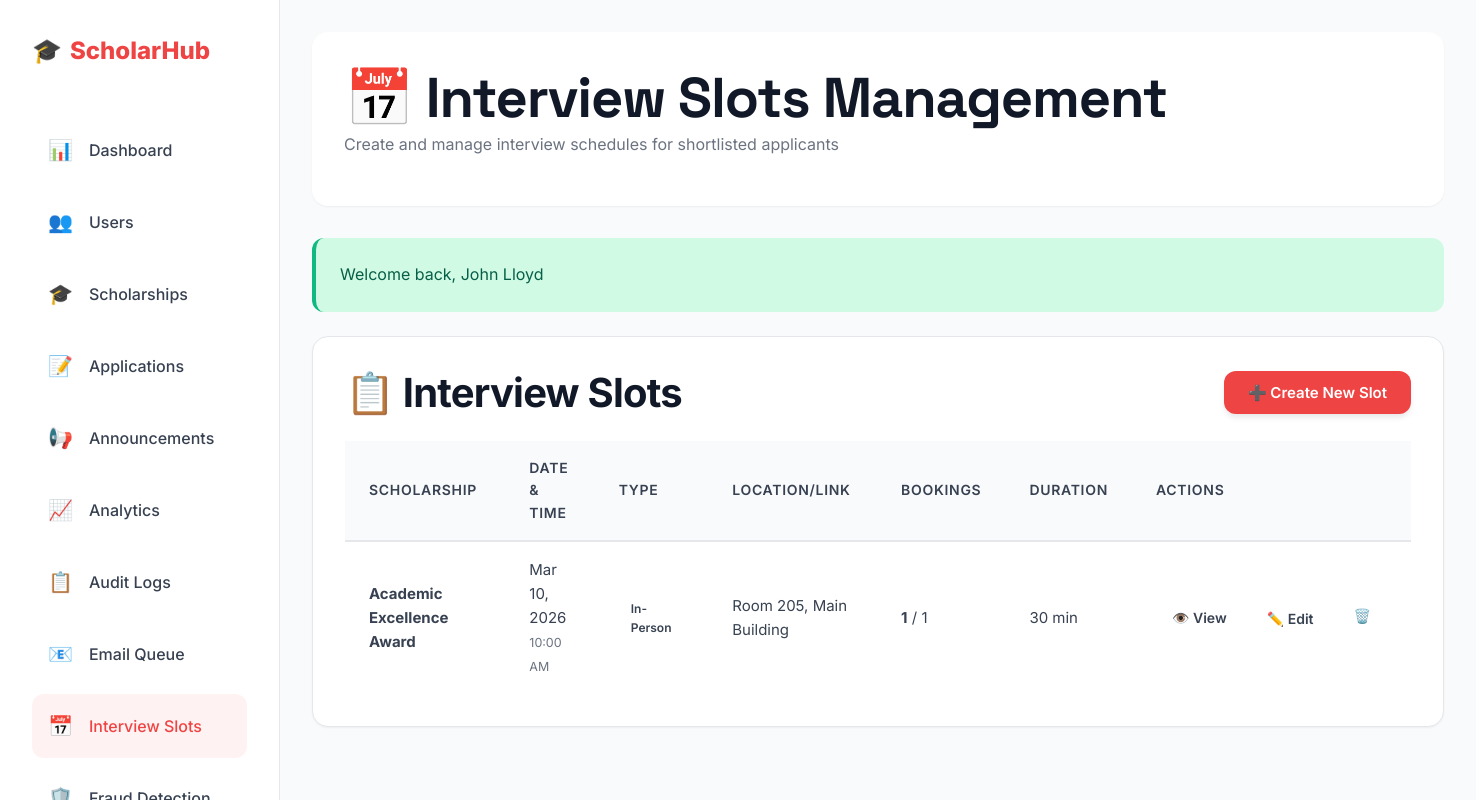
/admin/interview_slots.php (signed in), run on the app's committed database.
### tables this page shows
CREATE TABLE `interview_slots` (
  `id` int(11) NOT NULL,
  `scholarship_id` int(11) DEFAULT NULL,
  `interview_date` date NOT NULL,
  `interview_time` time NOT NULL,
  `duration_minutes` int(11) DEFAULT 30,
  `location` varchar(255) DEFAULT NULL,
  `interview_type` enum('in-person','online','phone') DEFAULT 'online',
  `meeting_link` varchar(500) DEFAULT NULL,
  `max_applicants` int(11) DEFAULT 1,
  `created_by` int(11) DEFAULT NULL,
  `created_at` timestamp NOT NULL DEFAULT current_timestamp(),
  `updated_at` timestamp NOT NULL DEFAULT current_timestamp() ON UPDATE current_timestamp()
);

CREATE TABLE `scholarships` (
  `id` int(11) NOT NULL,
  `title` varchar(255) NOT NULL,
  `description` text NOT NULL,
  `organization` varchar(150) NOT NULL,
  `eligibility_requirements` text DEFAULT NULL,
  `renewal_requirements` text DEFAULT NULL,
  `amount` decimal(12,2) NOT NULL CHECK (`amount` > 0),
  `deadline` date NOT NULL,
  `status` enum('open','closed','cancelled') DEFAULT 'open',
  `created_by` int(11) NOT NULL,
  `created_at` datetime DEFAULT current_timestamp(),
  `updated_at` datetime DEFAULT current_timestamp() ON UPDATE current_timestamp()
);

### admin/interview_slots.php (the view, shortened to what this page needs)
<?php
$pdo = getPDO();
$stmt = $pdo->query('
    SELECT
        s.*,
        sch.title as scholarship_title,
        COUNT(b.id) as bookings_count,
        u.first_name as created_by_name
    FROM interview_slots s
    LEFT JOIN scholarships sch ON s.scholarship_id = sch.id
    LEFT JOIN interview_bookings b ON s.id = b.slot_id AND b.status != "cancelled"
    LEFT JOIN users u ON s.created_by = u.id
    GROUP BY s.id
    ORDER BY s.interview_date DESC, s.interview_time DESC
');
$slots = $stmt->fetchAll(PDO::FETCH_ASSOC);
require_once __DIR__ . '/../includes/modern-header.php';
require_once __DIR__ . '/../includes/modern-sidebar.php';
?>
<div class="page-header">
  <h1>📅 Interview Slots Management</h1>
  <p class="text-muted">Create and manage interview schedules for shortlisted applicants</p>
</div>
<?php if (!empty($_SESSION['success'])): ?>
  <div class="alert alert-success"><?= htmlspecialchars($_SESSION['success']); unset($_SESSION['success']); ?></div>
<?php endif; ?>
<div class="content-card">
  <div style="display: flex; justify-content: space-between; align-items: center; margin-bottom: var(--space-lg);">
    <h2>📋 Interview Slots</h2>
    <button onclick="document.getElementById('createModal').style.display='block'" class="btn btn-primary">
      ➕ Create New Slot
    </button>
  </div>
  <?php if (!empty($slots)): ?>
    <table class="modern-table">
      <thead>
        <tr>
          <th>Scholarship</th>
          <th>Date & Time</th>
          <th>Type</th>
          <th>Location/Link</th>
          <th>Bookings</th>
          <th>Duration</th>
          <th>Actions</th>
        </tr>
      </thead>
      <tbody>
        <?php foreach($slots as $slot): ?>
          <tr>
            <td><strong><?= htmlspecialchars($slot['scholarship_title'] ?? 'N/A') ?></strong></td>
            <td>
              <?= date('M d, Y', strtotime($slot['interview_date'])) ?><br>
              <small class="text-muted"><?= date('g:i A', strtotime($slot['interview_time'])) ?></small>
            </td>
            <td>
              <span class="status-badge status-<?= $slot['interview_type'] ?>">
                <?= ucfirst($slot['interview_type']) ?>
              </span>
            </td>
            <td>
              <?php if ($slot['interview_type'] === 'online' && $slot['meeting_link']): ?>
                <a href="<?= htmlspecialchars($slot['meeting_link']) ?>" target="_blank" class="text-primary">🔗 Meeting Link</a>
              <?php else: ?>
                <?= htmlspecialchars($slot['location'] ?: 'N/A') ?>
              <?php endif; ?>
            </td>
            <td>
              <strong><?= (int)$slot['bookings_count'] ?></strong> / <?= (int)$slot['max_applicants'] ?>
            </td>
            <td><?= (int)$slot['duration_minutes'] ?> min</td>
            <td>
              <div style="display: flex; gap: 0.5rem;">
                <a href="interview_bookings.php?slot_id=<?= (int)$slot['id'] ?>" class="btn btn-ghost btn-sm" title="View Bookings">👁️ View</a>
                <button onclick="openEditModal(<?= (int)$slot['id'] ?>)" class="btn btn-ghost btn-sm" title="Edit Slot">✏️ Edit</button>
                <form method="POST" style="display: inline; margin: 0;" onsubmit="return confirm('Delete this interview slot? All bookings will be removed.')">
                  <button type="submit" class="btn btn-ghost btn-sm" title="Delete Slot" style="color: #dc2626;">🗑️</button>
                </form>
              </div>
            </td>
          </tr>
        <?php endforeach; ?>
      </tbody>
    </table>
  <?php endif; ?>
</div>
<?php require_once __DIR__ . '/../includes/modern-footer.php'; ?>

### assets/modern-theme.css (style rules this page uses)
:root { --red-primary: #ef4444; --red-dark: #dc2626; --red-darker: #b91c1c; --red-light: #f87171; --red-lighter: #fca5a5; --red-pale: #fee2e2; --red-ghost: #fef2f2; --white: #ffffff; --gray-50: #f9fafb; --gray-100: #f3f4f6; --gray-200: #e5e7eb; --gray-300: #d1d5db; --gray-400: #9ca3af; --gray-500: #6b7280; --gray-600: #4b5563; --gray-700: #374151; --gray-800: #1f2937; --gray-900: #111827; --success: #10b981; --warning: #f59e0b; --error: var(--red-primary); --info: #3b82f6; --space-xs: 0.25rem; --space-sm: 0.5rem; --space-md: 1rem; --space-lg: 1.5rem; --space-xl: 2rem; --space-2xl: 3rem; --space-3xl: 4rem; --radius-sm: 0.375rem; --radius-md: 0.5rem; --radius-lg: 0.75rem; --radius-xl: 1rem; --radius-2xl: 1.5rem; --radius-full: 9999px; --shadow-sm: 0 1px 2px 0 rgba(0, 0, 0, 0.05); --shadow-md: 0 4px 6px -1px rgba(0, 0, 0, 0.1); --shadow-lg: 0 10px 15px -3px rgba(0, 0, 0, 0.1); --shadow-xl: 0 20px 25px -5px rgba(0, 0, 0, 0.1); --shadow-red: 0 10px 25px -5px rgba(239, 68, 68, 0.2); --font-sans: 'Inter', -apple-system, BlinkMacSystemFont, 'Segoe UI', system-ui, sans-serif; --font-display: 'Space Grotesk', var(--font-sans); }
* { margin: 0; padding: 0; box-sizing: border-box; }
html { font-size: 16px; -webkit-font-smoothing: antialiased; -moz-osx-font-smoothing: grayscale; }
body { font-family: var(--font-sans); color: var(--gray-900); background: var(--white); line-height: 1.6; overflow-x: hidden; }
h1, h2, h3, h4, h5, h6 { font-weight: 700; line-height: 1.2; letter-spacing: -0.02em; color: var(--gray-900); }
h1 { font-size: clamp(2rem, 5vw, 3.5rem); font-family: var(--font-display); }
h2 { font-size: clamp(1.75rem, 4vw, 2.5rem); }
p { color: var(--gray-600); line-height: 1.7; margin-bottom: var(--space-md); }
a { color: var(--red-primary); text-decoration: none; transition: color 0.2s ease; }
.btn { display: inline-flex; align-items: center; justify-content: center; gap: var(--space-sm); padding: 0.75rem 1.5rem; font-size: 0.9375rem; font-weight: 600; border-radius: var(--radius-lg); border: none; cursor: pointer; transition: all 0.2s ease; font-family: inherit; text-decoration: none; white-space: nowrap; }
.btn-primary { background: var(--red-primary); color: var(--white); box-shadow: var(--shadow-md); }
.btn-ghost { background: transparent; color: var(--gray-700); }
.btn-sm { padding: 0.5rem 1rem; font-size: 0.875rem; }
.alert { padding: var(--space-lg); border-radius: var(--radius-lg); border-left: 4px solid; margin-bottom: var(--space-lg); }
.alert-success { background: #d1fae5; border-color: var(--success); color: #065f46; }
.text-muted { color: var(--gray-500); }
.modern-table { width: 100%; border-collapse: collapse; font-size: 0.9375rem; }
.modern-table thead { background: var(--gray-50); border-bottom: 2px solid var(--gray-200); }
.modern-table th { padding: var(--space-md) var(--space-lg); text-align: left; font-weight: 600; color: var(--gray-700); font-size: 0.875rem; text-transform: uppercase; letter-spacing: 0.05em; }
.modern-table td { padding: var(--space-md) var(--space-lg); border-bottom: 1px solid var(--gray-200); color: var(--gray-700); }
.modern-table tbody tr { transition: background 0.2s ease; }
.modern-table tbody tr:last-child td { border-bottom: none; }
.status-badge { display: inline-flex; align-items: center; padding: 0.25rem 0.75rem; border-radius: var(--radius-full); font-size: 0.75rem; font-weight: 600; text-transform: capitalize; }

### includes/modern-sidebar.php (style rules this page uses)
body { background: var(--gray-50); }
.page-header { background: var(--white); border-radius: var(--radius-xl); padding: var(--space-xl); margin-bottom: var(--space-xl); box-shadow: var(--shadow-sm); }
.content-card { background: var(--white); border-radius: var(--radius-xl); padding: var(--space-xl); box-shadow: var(--shadow-sm); border: 1px solid var(--gray-200); }

### data on the page
interview_slots: scholarship.title "Academic Excellence Award", interview_date "Mar 10, 2026", interview_time "10:00 AM", interview_type "In-Person", location "Room 205, Main Building", bookings_count "1", max_applicants "1", duration_minutes "30"

### other printed values
$_SESSION['success'] "Welcome back, John Lloyd"
